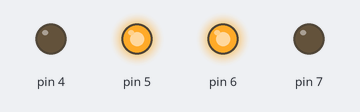
Recording of a sketch running on a simulated Arduino Uno, built with avr-gcc and run on an emulated ATmega328P. On the bench: output pins drawn as LEDs (lit = HIGH).

Above: at 0.08 s.
At 2.71 s:
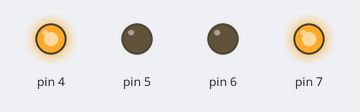
Timing chart, 0 to 3.0 s (numbered marks = the images above):
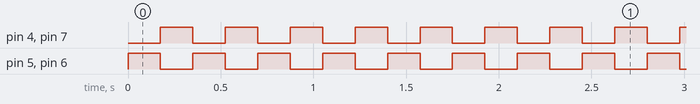

The sketch:

z_to_a_p1.ino
```cpp
const int equal_pulse_width = 175;

void setup() {
  // put your setup code here, to run once:

  pinMode(7, OUTPUT);
  pinMode(6, OUTPUT);
  pinMode(5, OUTPUT);
  pinMode(4, OUTPUT);

}

void loop() {
  // put your main code here, to run repeatedly:

  digitalWrite(7, LOW); // sets the digital pin 7 off

  digitalWrite(6, HIGH); // sets the digital pin 6 on
  digitalWrite(5, HIGH); // sets the digital pin 5 on

  digitalWrite(4, LOW); // sets the digital pin 4 off

  ///////////////////////////////////////////////////////

  delay(equal_pulse_width);            // delay

  ///////////////////////////////////////////////////////

  digitalWrite(7, HIGH); // sets the digital pin 7 on

  digitalWrite(6, LOW); // sets the digital pin 6 off
  digitalWrite(5, LOW); // sets the digital pin 5 off

  digitalWrite(4, HIGH); // sets the digital pin 4 on

  ///////////////////////////////////////////////////////

  delay(equal_pulse_width);            // delay
}
```

Measured:
- by itself, pin 4–7: alternates HIGH for 0.18 s and LOW for 0.18 s
